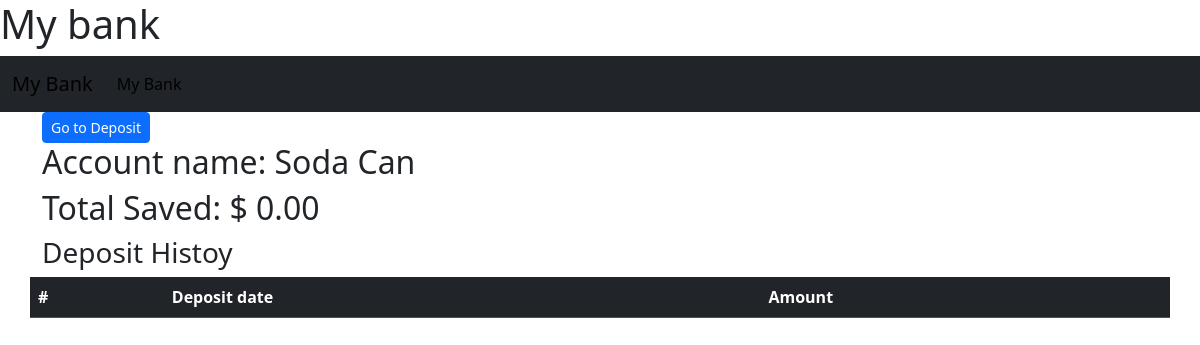
The page /bank/account/2 on the database as committed earlier.
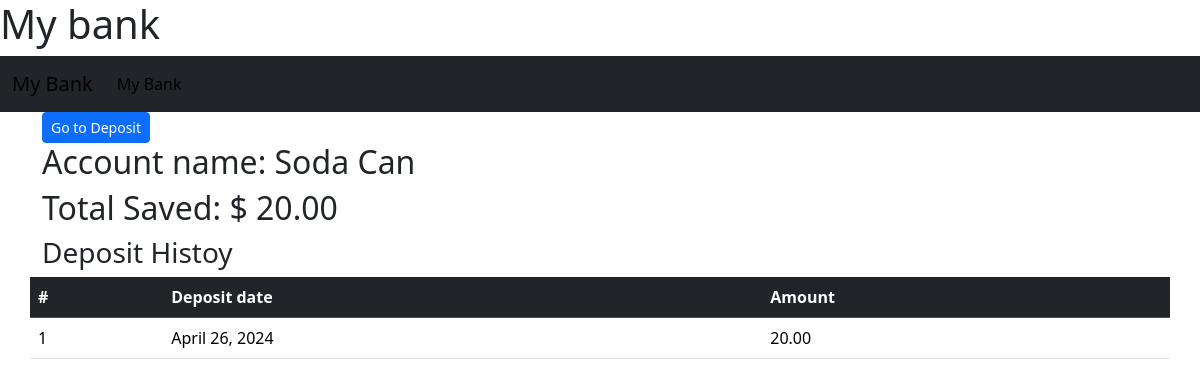
The same page on the database as committed later.
### bank/models.py (models this page shows, shortened)
class Bank(models.Model):
    id = models.AutoField(primary_key=True)
    name = models.CharField(max_length=20, default="new")
    total = models.FloatField()

class Account(models.Model):
    id = models.AutoField(primary_key=True)
    amount = models.FloatField()
    date = models.DateField()
    account = models.ForeignKey(Bank,on_delete=models.CASCADE,default=1)

### bank/views.py (the view)
# urls.py: path("account/<int:bank_id>", views.accountByid, name="details"),
def accountByid(request,bank_id):
        try:
            account = Account.objects.filter(account=bank_id).order_by('-date')
        except Account.DoesNotExist:
            raise Http404("Flight not found.")
        return render(request, "bank/bankDetail.html", {
            "accounts": account,
            "bank":Bank.objects.get(id=bank_id)
        })

### bank/templates/bank/bankDetail.html
{% extends "bank/layout.html" %}
{% block body %}
<div class="container">
    <div class="row">
        <div class="col">
            <a class='btn btn-primary btn-sm' href = "{% url 'deposit' bank.id %}">Go to Deposit</a>
        </div>
    </div>
    <h2>Account name: {{bank.name}}</h2>
    <h2>Total Saved: $ {{bank.total | floatformat:2}}</h2>
    <div class="row">
        <h3>Deposit Histoy</h3>
        <table class="table">
            <thead class="table-dark">
                <tr>
                    <th scope="col">#</th>
                    <th scope="col">Deposit date</th>
                    <th scope="col">Amount</th>
                  </tr>
                </thead>
                <tbody>
                    {% for account in accounts %}
                    <tr>
                        <td>{{forloop.counter}}</td>
                        <td>{{account.date}}</td>
                        <td>{{account.amount | floatformat:2}}</td>
                      </tr>
                    {% endfor %}
                </tbody>
        </table>
    </div>
</div>
{% endblock body %}

Rows that differ between the two databases and show on the page:
changed Bank "Soda Can": total "0.00" → "20.00"
added Account: date "April 26, 2024", amount "20.00"
